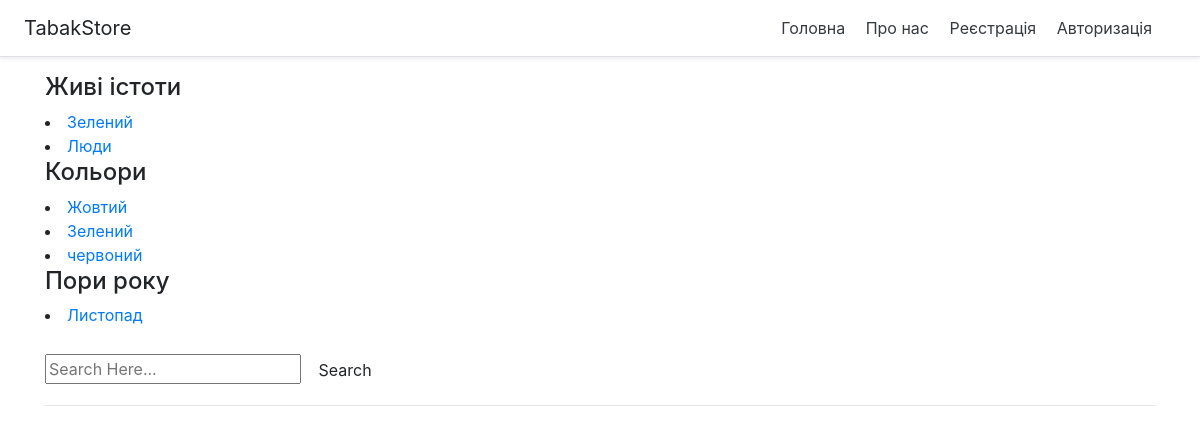
The app's page /about/show_category/Зелений/ with its own data.
### news/models.py (models this page shows, shortened)
class SuperCategory(models.Model):
    objects = None
    title = models.CharField(max_length=150, db_index=True, verbose_name='Назва кетегорії')
    categores = models.ManyToManyField(Category, blank=True)
    class Meta:
        verbose_name = 'Супер категорія'
        verbose_name_plural = 'Супер категорії'
        ordering = ['title']

class Category(models.Model):
    objects = None
    title = models.CharField(max_length=150, db_index=True, verbose_name='Назва кетегорії')
    def __str__(self):
        return self.title
    class Meta:
        verbose_name = 'Категорія'
        verbose_name_plural = 'Категорії'
        ordering = ['title']

### news/views.py (the view)
# urls.py: path("show_category/<str:category>/", show_category, name='show_category'),
def show_category(request, category):
    list_category = SuperCategory.objects.all()
    posts_list = Category.objects.get(title=category).news_set.filter(is_published=True)
    query = request.GET.get('q')
    if query:
        posts_list = News.objects.filter(
            Q(title__icontains=query) | Q(content__icontains=query) | Q(tags__icontains=query)
        ).distinct()
    paginator = Paginator(posts_list, 2)  # 2 posts per page
    page = request.GET.get('page')
    try:
        posts = paginator.page(page)
    except PageNotAnInteger:
        posts = paginator.page(1)
    except EmptyPage:
        posts = paginator.page(paginator.num_pages)
    context = {
        'posts': posts,
        'list_category': list_category
    }
    return render(request, "new/detail_view.html", context)

### news/templates/new/detail_view.html (shortened to what this page needs)
{% extends 'new/base.html' %}
{% block content %}
{% for item in list_category %}
    <h4>{{ item.title }} </h4>
    {% for i in item.categores.all %}
    <li><a class="" href="{% url 'show_category' i %}">{{ i }}</a></li>
    {% endfor %}
{% endfor %}
<br>
<form method="GET" >
    <div class="input-field">
        <input type="text" name="q" value="{{ request.GET.q }}" placeholder="Search Here...">
       <button class="btn" type="submit" name="action">Search</button>
    </div>
</form>
<hr>
{% endblock %}

### records on screen
SuperCategory: title "Живі істоти"
Category: title "Зелений"
Category: title "Люди"
SuperCategory: title "Кольори"
Category: title "Жовтий"
Category: title "червоний"
SuperCategory: title "Пори року"
Category: title "Листопад"
